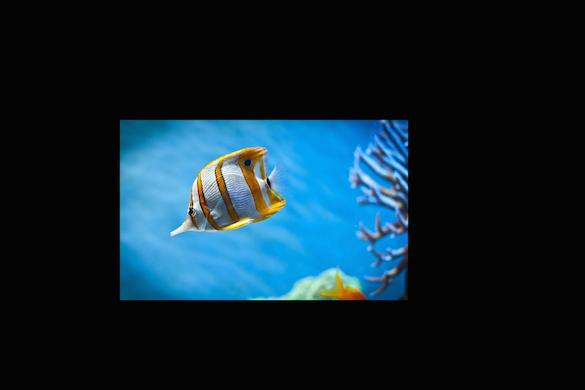
#> input picture data/src.jpg, 585 x 390 px, found by its file name
$ jupyter execute --allow-errors notebook.ipynb   (shell and % lines are left out)   (older library calls are emulated)
#> lines starting #> are read from the running program, lines starting #| are printed output that depends on the picture
[cell 1]
import cv2
import numpy as np
import networkx as nx
import matplotlib.pyplot as plt
import os
import maxflow
import argparse
from matplotlib.pyplot import figure

## Input directories

[cell 2]
image_dir = r"C:\Users\lucki\WORK\UMBC\DAA\DAA_641-Spring_22-Project_1\images\hut"
src = cv2.imread(os.path.join(image_dir, 'src.jpg'))
#> src is the input picture: shape (390, 585, 3); mean B, G, R 47.4, 36.4, 15.2
sink = cv2.imread(os.path.join(image_dir, 'target.jpg'))
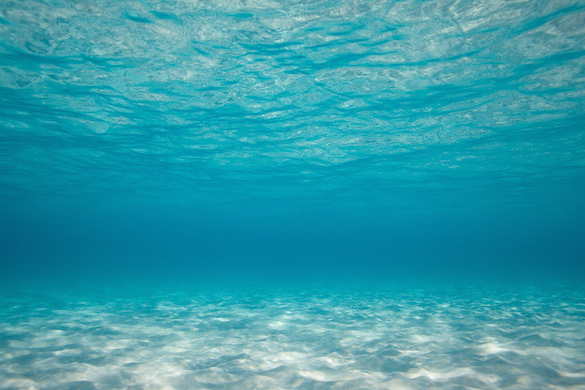
#> input picture data/target.jpg, 585 x 390 px, found by its file name
#> sink is the input picture: shape (390, 585, 3); mean B, G, R 169.7, 154.8, 51
mask = cv2.imread(os.path.join(image_dir, 'mask.png'))
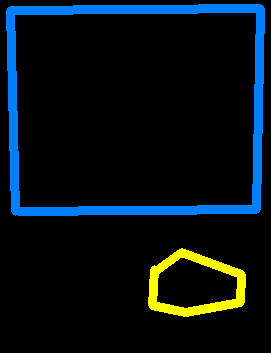
#> input picture images/hut/mask.png, 271 x 353 px, found by its file name
#> mask is the input picture: shape (353, 271, 3); mean B, G, R 21.3, 16.6, 5.8

[cell 3]
# [41 lines left out: function compute_edge_weights, not called in this run]

[cell 4]
assert (src.shape == sink.shape), f"Source and sink dimensions must be the same: {str(src.shape)} != {str(sink.shape)}"

# Create the graph
#> (the rest of this cell did not finish here and is left out)

[cell 5]
# Add non-terminal edges
patch_height = src.shape[0]
#> patch_height = 390
patch_width = src.shape[1]
#> patch_width = 585
#> (the rest of this cell did not finish here and is left out)
